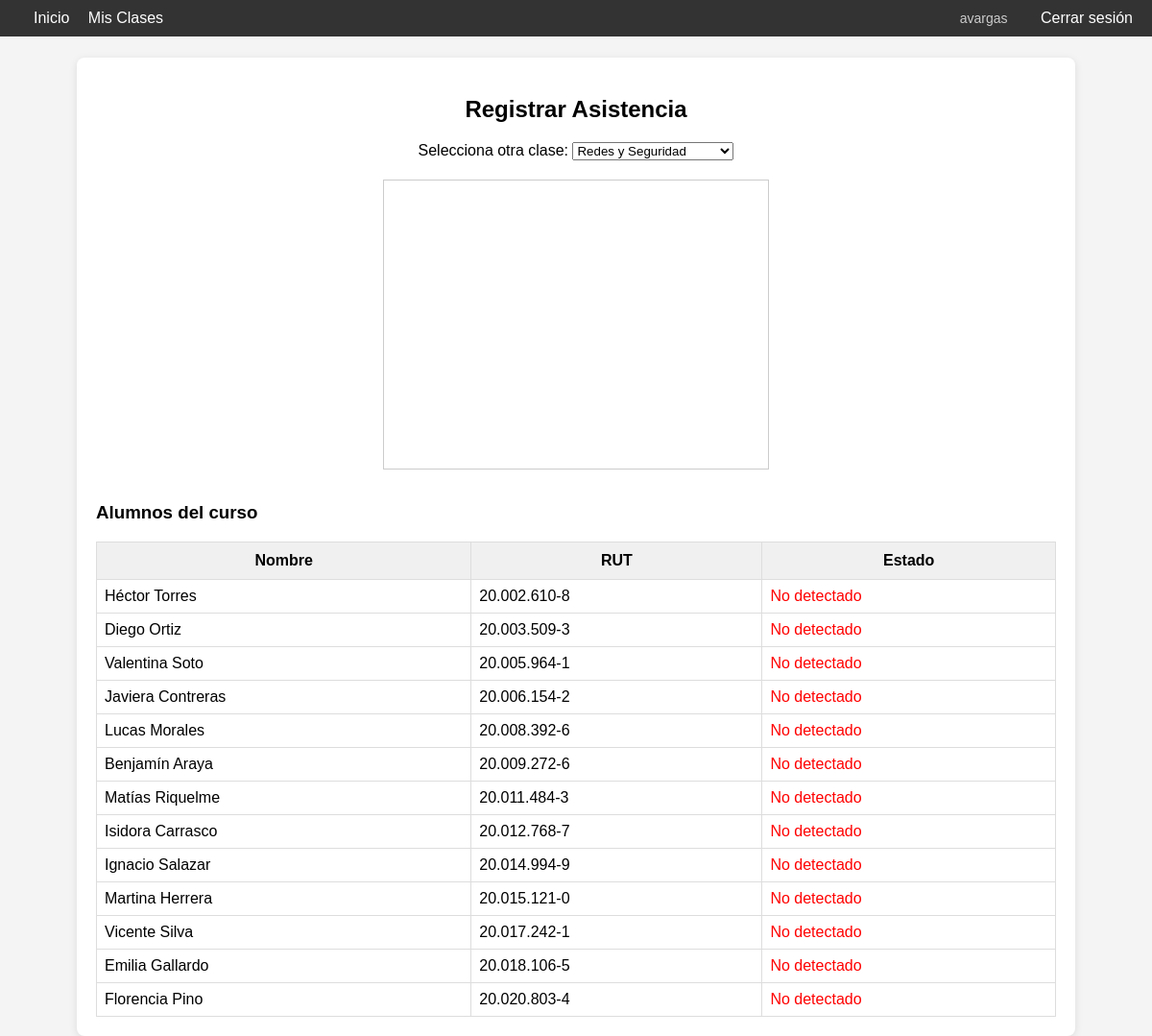
/asistencia/5 (signed in), run on the app's committed database.
### tables this page shows
CREATE TABLE alumno (
        id INTEGER PRIMARY KEY AUTOINCREMENT,
        nombre TEXT NOT NULL,
        rut TEXT NOT NULL UNIQUE,
        datos_rostro BLOB NOT NULL
    );

### app/routes.py (the view)
@app.route('/asistencia/<int:clase_id>')
def asistencia(clase_id):
    if 'usuario' not in session:
        return redirect(url_for('login'))
    conexion = sqlite3.connect("asistencia.db")
    cursor = conexion.cursor()
    cursor.execute("""
        SELECT alumno.id, alumno.nombre, alumno.rut
        FROM alumno
        JOIN alumno_clase ON alumno.id = alumno_clase.alumno_id
        WHERE alumno_clase.clase_id = ?
    """, (clase_id,))
    alumnos = [{"id": a[0], "nombre": a[1], "rut": a[2]} for a in cursor.fetchall()]
    cursor.execute("SELECT id, nombre FROM clase ORDER BY fecha DESC")
    clases_disponibles = cursor.fetchall()
    conexion.close()
    return render_template('asistencia.html', clase_id=clase_id, alumnos=alumnos, clases_disponibles=clases_disponibles)

### app/templates/asistencia.html (shortened to what this page needs)
{% extends "base.html" %}
{% block content %}
<h2 style="text-align: center;">Registrar Asistencia</h2>
<div style="text-align: center; margin-bottom: 20px;">
    <form method="GET" action="" onsubmit="return false;">
        <label for="selector_clase">Selecciona otra clase:</label>
        <select id="selector_clase" onchange="cambiarClase(this)">
            {% for clase in clases_disponibles %}
                <option value="{{ clase[0] }}" {% if clase[0] == clase_id %}selected{% endif %}>
                    {{ clase[1] }}
                </option>
            {% endfor %}
        </select>
    </form>
</div>
<div style="text-align:center;">
    <video id="video" width="400" height="300" autoplay style="border:1px solid #ccc;"></video>
</div>
<h3 style="margin-top: 30px;">Alumnos del curso</h3>
<table style="width: 100%; border-collapse: collapse; margin-top: 10px;">
    <tr style="background-color: #f0f0f0;">
        <th style="padding: 10px; border: 1px solid #ddd;">Nombre</th>
        <th style="padding: 10px; border: 1px solid #ddd;">RUT</th>
        <th style="padding: 10px; border: 1px solid #ddd;">Estado</th>
    </tr>
    {% for alumno in alumnos %}
    <tr data-alumno-id="{{ alumno.id }}">
        <td style="padding: 8px; border: 1px solid #ddd;">{{ alumno.nombre }}</td>
        <td style="padding: 8px; border: 1px solid #ddd;">{{ alumno.rut }}</td>
        <td class="estado" style="padding: 8px; border: 1px solid #ddd;">
            {% if alumno.detectado %}
                <span style="color:green;">Detectado</span>
            {% else %}
                <span style="color:red;">No detectado</span>
            {% endif %}
        </td>
    </tr>
    {% endfor %}
</table>
{% endblock %}

### app/templates/base.html (style rules this page uses)
body { font-family: Arial, sans-serif; margin: 0; padding-top: 60px; background-color: #f4f4f4; }

### data on the page
alumno: nombre "Héctor Torres", rut "20.002.610-8"
alumno: nombre "Diego Ortiz", rut "20.003.509-3"
alumno: nombre "Valentina Soto", rut "20.005.964-1"
alumno: nombre "Javiera Contreras", rut "20.006.154-2"
alumno: nombre "Lucas Morales", rut "20.008.392-6"
alumno: nombre "Benjamín Araya", rut "20.009.272-6"
alumno: nombre "Matías Riquelme", rut "20.011.484-3"
alumno: nombre "Isidora Carrasco", rut "20.012.768-7"
alumno: nombre "Ignacio Salazar", rut "20.014.994-9"
alumno: nombre "Martina Herrera", rut "20.015.121-0"
alumno: nombre "Vicente Silva", rut "20.017.242-1"
alumno: nombre "Emilia Gallardo", rut "20.018.106-5"
alumno: nombre "Florencia Pino", rut "20.020.803-4"

### other printed values
{{ session['usuario'] }} "avargas"
form field value "Redes y Seguridad"
